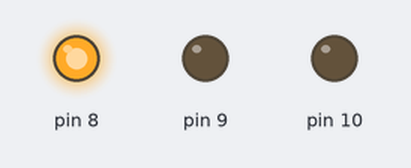
The sketch below on a simulated Arduino Uno, built with avr-gcc and run on an emulated ATmega328P. On the bench: output pins drawn as LEDs (lit = HIGH).

Above: at 0.05 s.
At 1.45 s:
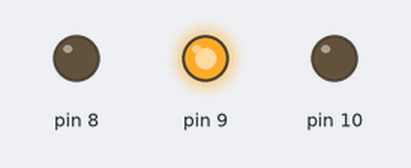
At 2.85 s:
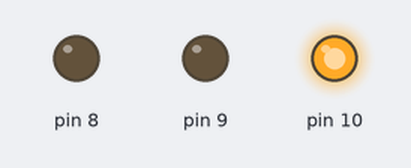
Timing chart, 0 to 3.1 s (numbered marks = the images above):
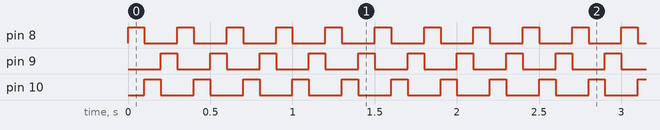

The sketch:

3_LEDs.ino
```cpp
// C++ cod

void setup()
{
  pinMode(8, OUTPUT);
  pinMode(10, OUTPUT);
  pinMode(9, OUTPUT);
}

void loop()
{
  digitalWrite(8, HIGH);
  digitalWrite(10, LOW);
  digitalWrite(9, LOW);
  delay(100); // Wait for 2000 millisecond(s)
  digitalWrite(8, LOW);
  digitalWrite(10, HIGH);
  digitalWrite(9, LOW);
  delay(100); // Wait for 2000 millisecond(s)
  digitalWrite(8, LOW);
  digitalWrite(10, LOW);
  digitalWrite(9, HIGH);
  delay(100); // Wait for 2000 millisecond(s)
}
```

Measured:
- by itself, pin 8–10: alternates HIGH for 0.10 s and LOW for 0.20 s
